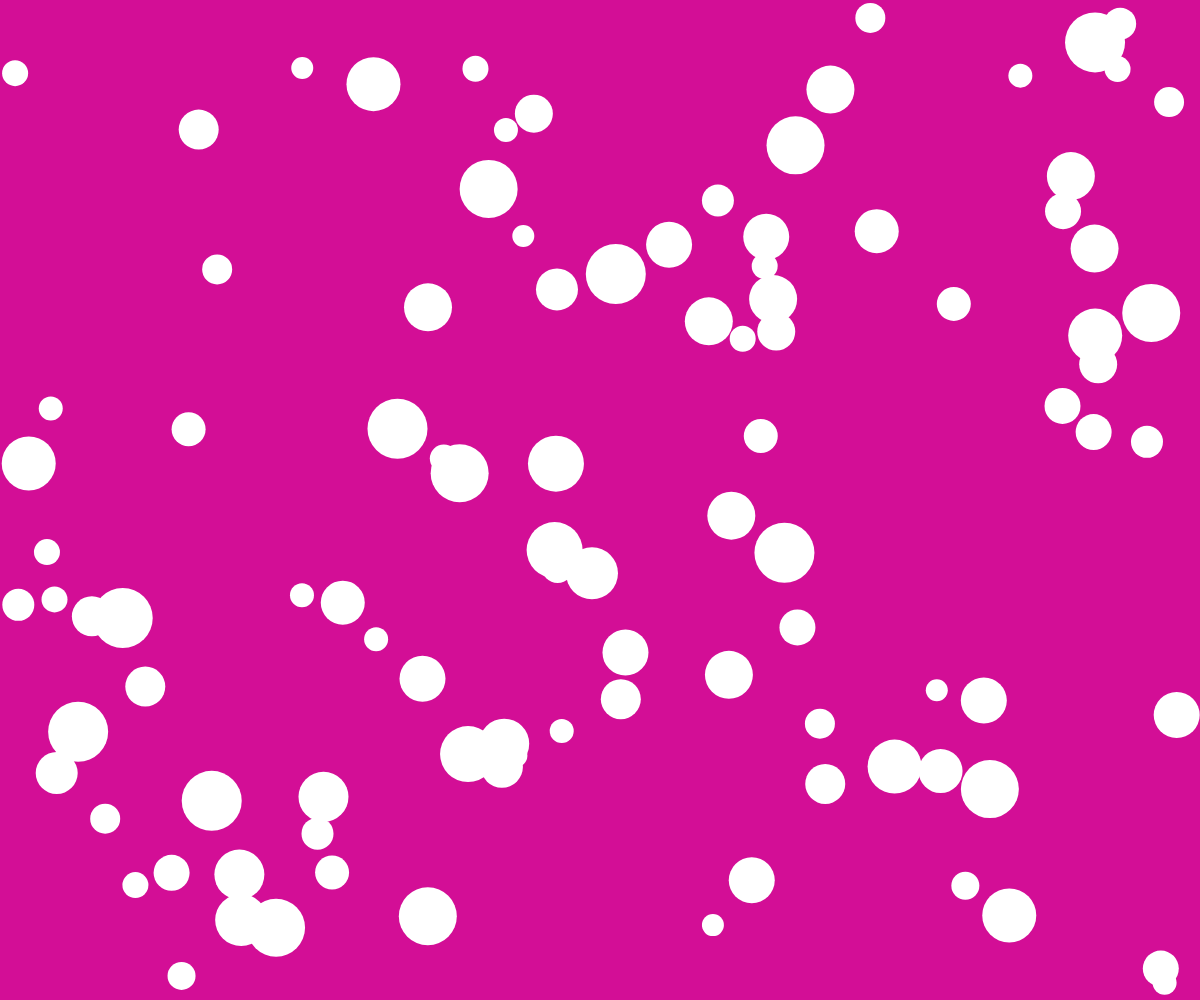
Frame 1 (no input)
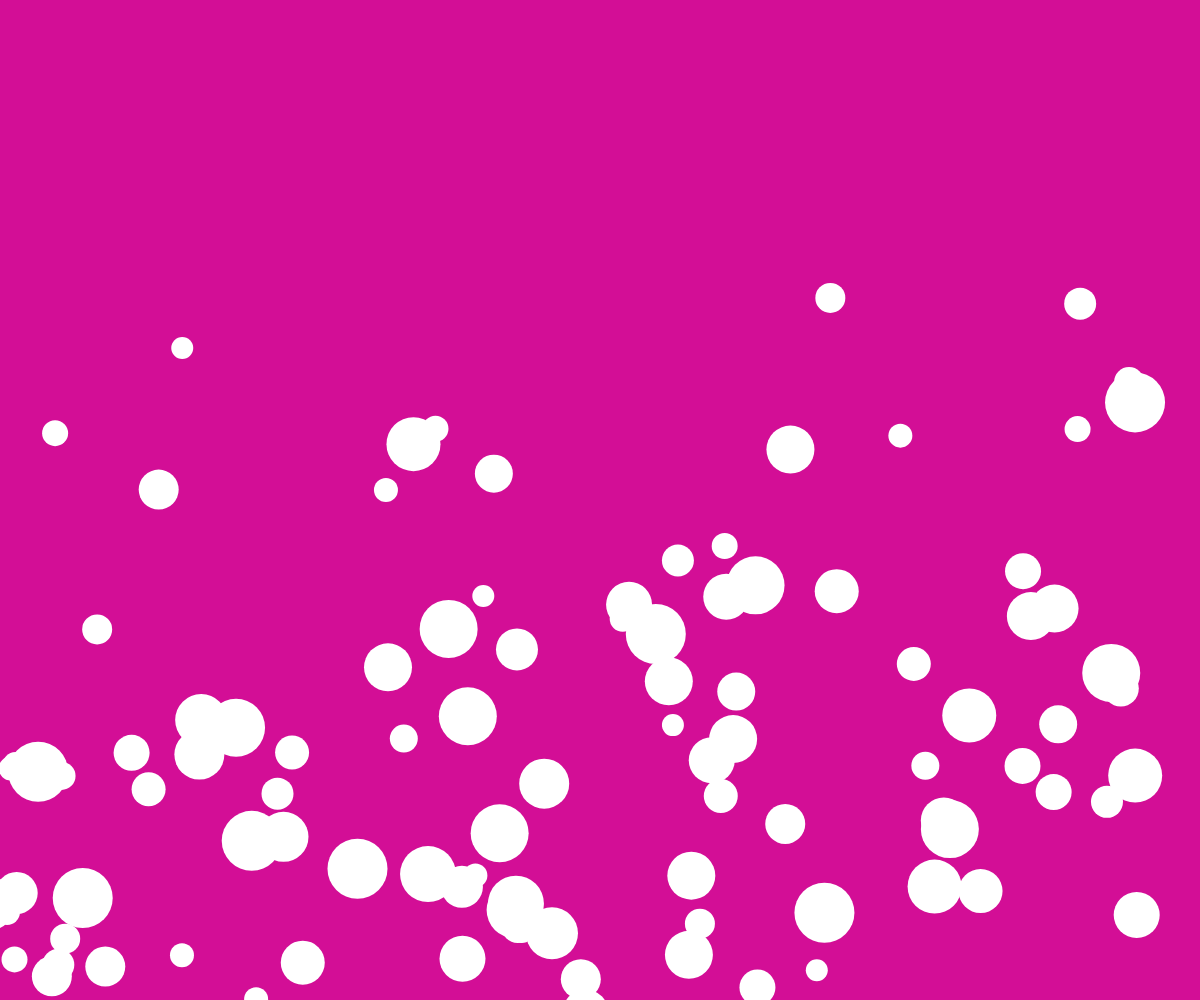
Frame 60 (no input)
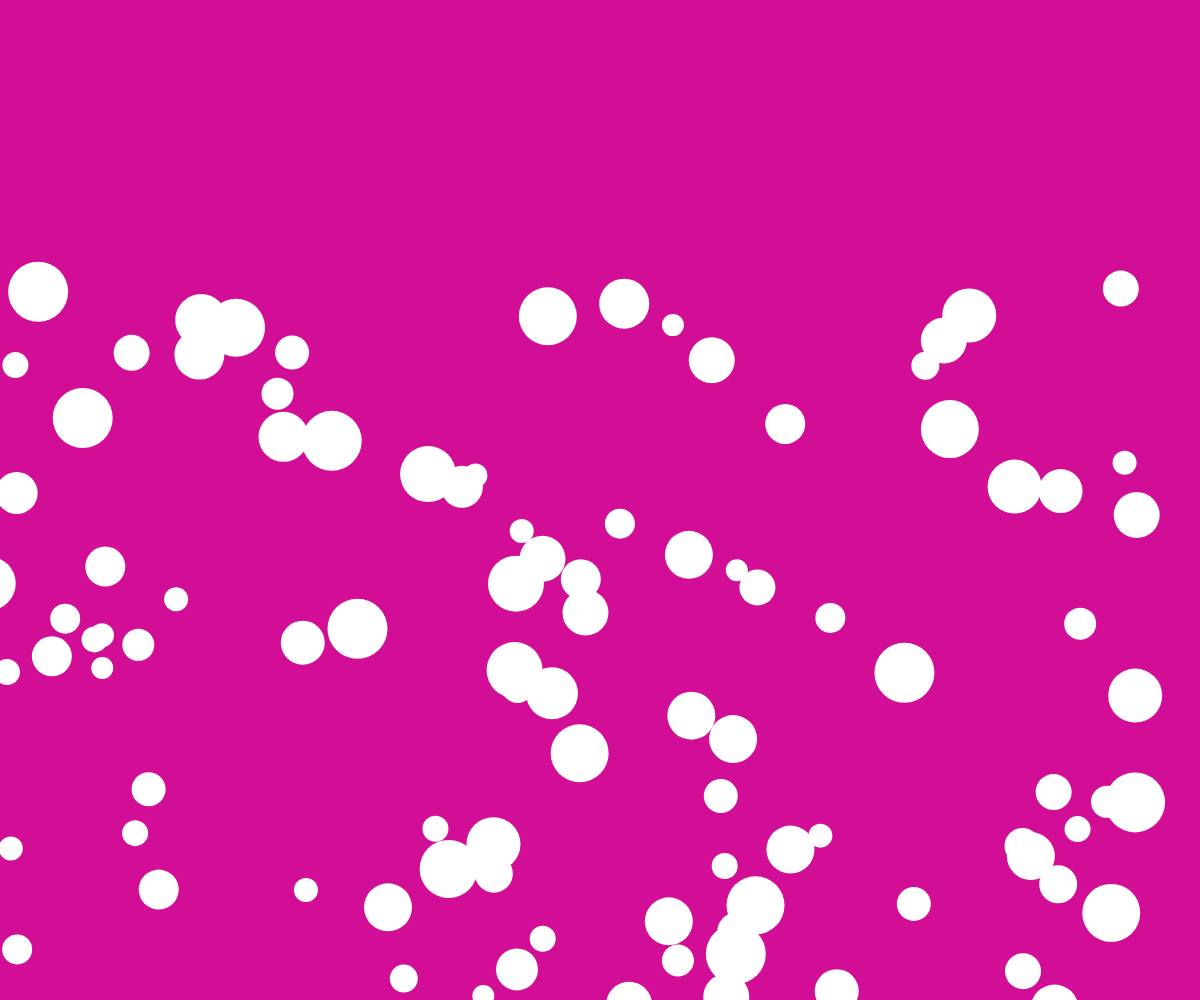
Frame 120 (the mouse pressed at the canvas centre since frame 60)

The p5.js sketch that drew these frames (run headless with seeded random() and noise() and a simulated clock; from frame 60 on, the mouse is pressed at the canvas centre):

// p5.js sketch
// ── sketch.js
let fondo;
let pelotas = [];

function setup() {
  createCanvas(windowWidth, windowHeight);
  fondo = color(random(100, 255), random(70), random(200));

  for (let i = 0; i < 100; i++) {
    let nuevaPelota = new pelota();
    pelotas.push(nuevaPelota);
  }

  //nuevaPelota = new pelota();
  //pelota2 = new pelota();
}

function draw() {
  background(fondo);
  for (let i = 0; i < 100; i++) {
    pelotas[i].display();
    pelotas[i].update();
  }
  /* 
  nuevaPelota.update();
  nuevaPelota.display();
  pelota2.update();
  pelota2.display();
  */
}

class pelota {
  //plano de instrcciones para crear una pelota
  constructor() {
    this.radio = ceil(random(10, 30));
    this.diametro = this.radio * 2;
    this.posX = random(this.radio, width - this.radio);
    this.posY = random(this.radio, height - this.radio);
    this.velocidadX = 40;
    this.velocidadY = 40;
    console.log("ESTOY VIVAAAA!");
  }

  //métdos update
  update() {
    // Mover la posición del círculo
    this.posX += this.velocidadX;
    this.posY += this.velocidadY;

    // Verificar colisiones con los bordes de la pantalla
    if (this.posX - this.radio < 0 || this.posX + this.radio > width) {
      this.velocidadX *= -1;
    }

    if (this.posY - this.radio < 0 || this.posY + this.radio > height) {
      this.velocidadY *= -1;
    }
  }
  display() {
    fill(255);
    noStroke();

    // Dibujar el círculo
    circle(this.posX, this.posY, this.diametro);
  }
}

/*
let frutas = [
  "Manzana",
  "Banana",
  "Naranja",
  "Fresa",
  "Piña",
  "Mango",
  "Pera",
  "Durazno",
  "Cereza",
  "Melón",
  "Sandía",
  "Kiwi",
  "Papaya",
  "Uva",
  "Frambuesa",
  "Arándano",
  "Grosella",
  "Guayaba",
  "Maracuyá",
  "Coco",
  "Mandarina",
  "Granada",
  "Ciruela",
  "Higo",
  "Lichi",
  "Chirimoya",
  "Carambola",
  "Pitahaya",
  "Tamarindo",
  "Pomelo",
  "Limón",
  "Lima",
  "Moras",
  "Aguacate",
  "Dátil",
  "Chabacano",
  "Níspero",
  "Albaricoque",
  "Plátano",
  "Ciruelo",
  "Guinda",
  "Pomarrosa",
  "Zapote",
  "Camu camu",
  "Mamey",
  "Mangostán",
  "Nance",
  "Rambután",
  "Salak",
  "Jabuticaba",
  "Mangaba",
  "Caimito",
  "Pitanga",
  "Mamoncillo",
  "Guanábana",
  "Acerola",
  "Noni",
  "Lulo",
  "Tuna",
  "Chayote",
  "Tomate de árbol",
  "Pepino dulce",
  "Fruta del dragón",
  "Feijoa",
  "Pepino",
  "Granadilla",
  "Camu camu",
  "Cocona",
  "Mirtilo",
  "Bayas de goji",
  "Morera",
  "Physalis",
  "Fresa silvestre",
  "Capulí",
  "Bacaba",
  "Cacahuate",
  "Guapurú",
  "Macadamia",
  "Kumquat",
  "Durián",
  "Cereza de Barbados",
  "Tamarillo",
  "Calafate",
  "Lucuma",
  "Cupuaçu",
  "Jocote",
  "Guamúchil",
  "Sapotillo",
  "Guayabilla",
  "Spondias",
  "Pitangui",
  "Araticum",
  "Arazá",
  "Mora de los pantanos",
  "Carica",
  "Marolo",
  "Peumo",
  "Alquequenje",
  "Araza",
  "Guabiroba",
  "Cajá",
  "Corozo",
  "Soursop",
  "Baya de saúco",
];
let precios = [25, 30, 50, 6, 70];

for (let i = frutas.length - 1; i >= 0; i -= 1) {
  console.log(frutas[i]);
}

console.log(precios);

*/
